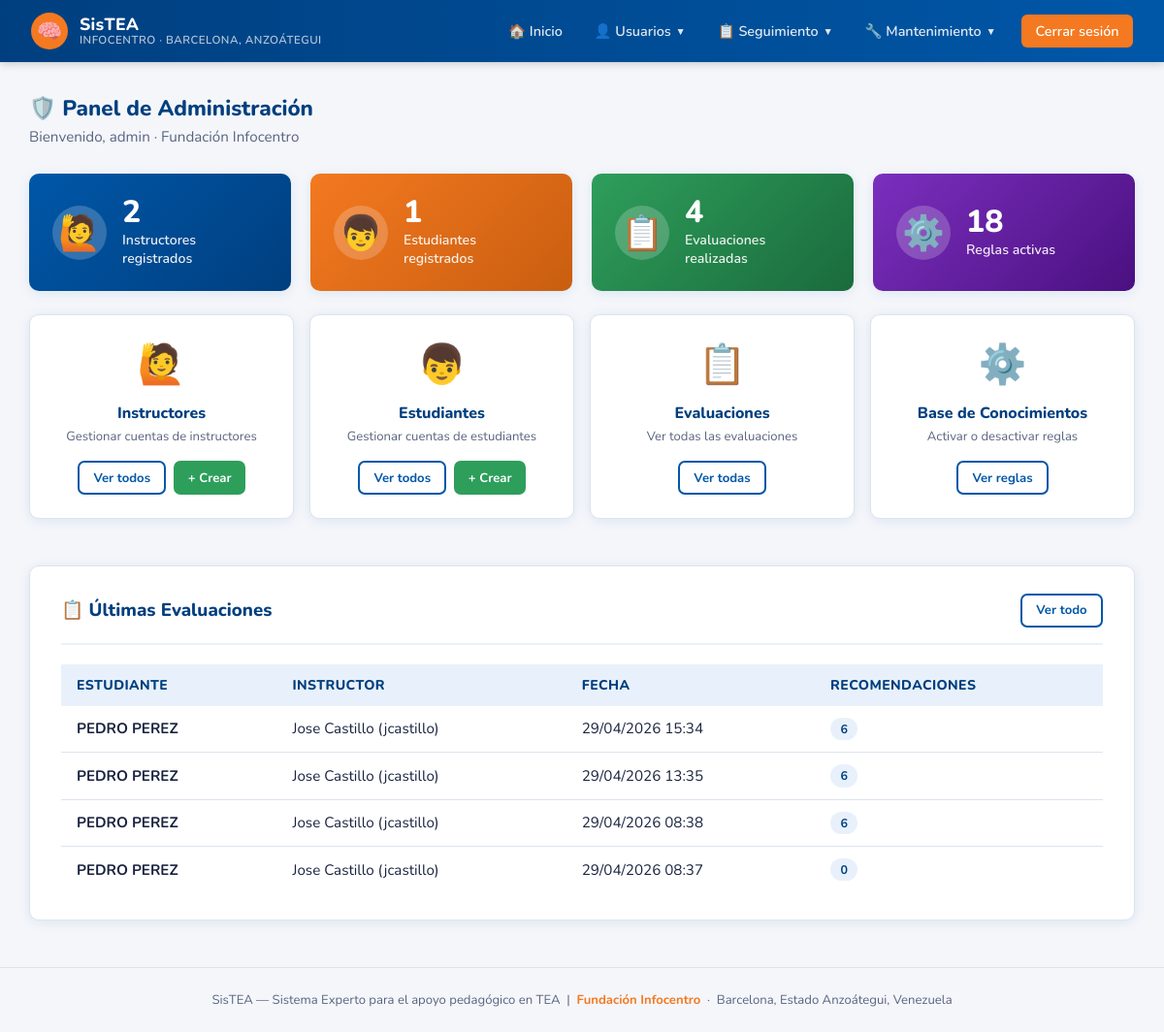
Screenshot of /panel/ (signed in) with the database file from the repository.
### sistex/models.py (models this page shows, shortened)
class Evaluacion(models.Model):
    NIVEL = [
        ('bajo', 'Bajo'),
        ('medio', 'Medio'),
        ('alto', 'Alto'),
    ]
    estudiante = models.ForeignKey(Estudiante, on_delete=models.CASCADE, related_name='evaluaciones')
    instructor = models.ForeignKey(Instructor, on_delete=models.SET_NULL, null=True)
    fecha = models.DateTimeField(auto_now_add=True)
    dificultad_comunicacion = models.CharField(max_length=10, choices=NIVEL, default='bajo')
    conductas_repetitivas = models.CharField(max_length=10, choices=NIVEL, default='bajo')
    interaccion_social = models.CharField(max_length=10, choices=NIVEL, default='bajo')
    sensibilidad_sensorial = models.CharField(max_length=10, choices=NIVEL, default='bajo')
    atencion_concentracion = models.CharField(max_length=10, choices=NIVEL, default='bajo')
    habilidades_motoras = models.CharField(max_length=10, choices=NIVEL, default='bajo')
    notas = models.TextField(blank=True)
    class Meta:
        verbose_name = "Evaluación"
        verbose_name_plural = "Evaluaciones"
        ordering = ['-fecha']

class Estudiante(models.Model):
    usuario = models.OneToOneField(User, on_delete=models.CASCADE, null=True, blank=True, related_name='estudiante_perfil')
    nombre = models.CharField(max_length=100)
    fecha_nacimiento = models.DateField()
    instructor = models.ForeignKey(Instructor, on_delete=models.SET_NULL, null=True, related_name='estudiantes')
    observaciones = models.TextField(blank=True)
    fecha_registro = models.DateTimeField(auto_now_add=True)
    class Meta:
        verbose_name = "Estudiante"
        verbose_name_plural = "Estudiantes"

class Instructor(models.Model):
    usuario = models.OneToOneField(User, on_delete=models.CASCADE)
    telefono = models.CharField(max_length=20, blank=True)
    especialidad = models.CharField(max_length=100, blank=True)
    def __str__(self):
        return f"{self.usuario.get_full_name()} ({self.usuario.username})"
    class Meta:
        verbose_name = "Instructor"
        verbose_name_plural = "Instructores"

### sistex/views.py (the view)
# urls.py: path('panel/', views.admin_dashboard, name='admin_dashboard'),
@admin_required
def admin_dashboard(request):
    cargar_reglas_iniciales()
    total_instructores   = Instructor.objects.count()
    total_estudiantes    = Estudiante.objects.count()
    total_evaluaciones   = Evaluacion.objects.count()
    total_reglas         = Regla.objects.filter(activa=True).count()
    ultimas_evaluaciones = Evaluacion.objects.select_related('estudiante', 'instructor').order_by('-fecha')[:5]
    return render(request, 'sistex/admin/dashboard.html', {
        'total_instructores':   total_instructores,
        'total_estudiantes':    total_estudiantes,
        'total_evaluaciones':   total_evaluaciones,
        'total_reglas':         total_reglas,
        'ultimas_evaluaciones': ultimas_evaluaciones,
    })

### sistex/expert_system.py (called while the page is built, shortened)
def cargar_reglas_iniciales():
    if Regla.objects.exists():
        return

### sistex/views.py (called while the page is built)
def admin_required(view_func):
    @wraps(view_func)
    def wrapper(request, *args, **kwargs):
        if not request.user.is_authenticated:
            return redirect('login')
        if not request.user.is_staff:
            messages.error(request, 'No tienes permisos para acceder a esa sección.')
            return redirect('dashboard')
        return view_func(request, *args, **kwargs)
    return wrapper

### sistex/templates/sistex/admin/dashboard.html (shortened to what this page needs)
{% extends 'sistex/base.html' %}
{% block content %}
<div style="margin-bottom: 1.75rem;">
    <h2 style="font-size: 1.4rem; font-weight: 800; color: var(--azul-oscuro);">
        &#128737;&#65039; Panel de Administración
    </h2>
    <p style="color: var(--texto-suave); margin-top: 0.25rem; font-size: 0.95rem;">
        Bienvenido, {{ user.get_full_name|default:user.username }} &middot; Fundación Infocentro
    </p>
</div>
<div class="stats-grid">
    <div class="stat-card azul">
        <div class="stat-icon">&#128587;</div>
        <div class="stat-info">
            <h3>{{ total_instructores }}</h3>
            <p>Instructores registrados</p>
        </div>
    </div>
    <div class="stat-card naranja">
        <div class="stat-icon">&#128102;</div>
        <div class="stat-info">
            <h3>{{ total_estudiantes }}</h3>
            <p>Estudiantes registrados</p>
        </div>
    </div>
    <div class="stat-card" style="background: linear-gradient(135deg, #2E9E5B 0%, #1A6B3C 100%);">
        <div class="stat-icon">&#128203;</div>
        <div class="stat-info">
            <h3>{{ total_evaluaciones }}</h3>
            <p>Evaluaciones realizadas</p>
        </div>
    </div>
    <div class="stat-card" style="background: linear-gradient(135deg, #7B2FBE 0%, #4A1080 100%);">
        <div class="stat-icon">&#9881;&#65039;</div>
        <div class="stat-info">
            <h3>{{ total_reglas }}</h3>
            <p>Reglas activas</p>
        </div>
    </div>
</div>
<div style="display: grid; grid-template-columns: repeat(auto-fit, minmax(220px, 1fr)); gap: 1rem; margin-bottom: 1.5rem;">
    <div class="card" style="padding: 1.5rem; text-align: center;">
        <div style="font-size: 2.5rem; margin-bottom: 0.75rem;">&#128587;</div>
        <p style="font-weight: 800; color: var(--azul-oscuro); margin-bottom: 0.25rem;">Instructores</p>
        <p style="font-size: 0.82rem; color: var(--texto-suave); margin-bottom: 1rem;">Gestionar cuentas de instructores</p>
        <div style="display: flex; gap: 0.5rem; justify-content: center; flex-wrap: wrap;">
            <a href="{% url 'admin_instructores' %}" class="btn btn-outline" style="font-size: 0.82rem; padding: 0.4rem 0.9rem;">Ver todos</a>
            <a href="{% url 'admin_crear_instructor' %}" class="btn btn-success" style="font-size: 0.82rem; padding: 0.4rem 0.9rem;">+ Crear</a>
        </div>
    </div>
    <div class="card" style="padding: 1.5rem; text-align: center;">
        <div style="font-size: 2.5rem; margin-bottom: 0.75rem;">&#128102;</div>
        <p style="font-weight: 800; color: var(--azul-oscuro); margin-bottom: 0.25rem;">Estudiantes</p>
        <p style="font-size: 0.82rem; color: var(--texto-suave); margin-bottom: 1rem;">Gestionar cuentas de estudiantes</p>
        <div style="display: flex; gap: 0.5rem; justify-content: center; flex-wrap: wrap;">
            <a href="{% url 'admin_estudiantes' %}" class="btn btn-outline" style="font-size: 0.82rem; padding: 0.4rem 0.9rem;">Ver todos</a>
            <a href="{% url 'admin_crear_estudiante' %}" class="btn btn-success" style="font-size: 0.82rem; padding: 0.4rem 0.9rem;">+ Crear</a>
        </div>
    </div>
    <div class="card" style="padding: 1.5rem; text-align: center;">
        <div style="font-size: 2.5rem; margin-bottom: 0.75rem;">&#128203;</div>
        <p style="font-weight: 800; color: var(--azul-oscuro); margin-bottom: 0.25rem;">Evaluaciones</p>
        <p style="font-size: 0.82rem; color: var(--texto-suave); margin-bottom: 1rem;">Ver todas las evaluaciones</p>
        <div style="display: flex; gap: 0.5rem; justify-content: center;">
            <a href="{% url 'admin_evaluaciones' %}" class="btn btn-outline" style="font-size: 0.82rem; padding: 0.4rem 0.9rem;">Ver todas</a>
        </div>
    </div>
    <div class="card" style="padding: 1.5rem; text-align: center;">
        <div style="font-size: 2.5rem; margin-bottom: 0.75rem;">&#9881;&#65039;</div>
        <p style="font-weight: 800; color: var(--azul-oscuro); margin-bottom: 0.25rem;">Base de Conocimientos</p>
        <p style="font-size: 0.82rem; color: var(--texto-suave); margin-bottom: 1rem;">Activar o desactivar reglas</p>
        <div style="display: flex; gap: 0.5rem; justify-content: center;">
            <a href="{% url 'admin_reglas' %}" class="btn btn-outline" style="font-size: 0.82rem; padding: 0.4rem 0.9rem;">Ver reglas</a>
        </div>
    </div>
</div>
<div class="card">
    <div class="card-header">
        <h3>&#128203; Últimas Evaluaciones</h3>
        <a href="{% url 'admin_estudiantes' %}" class="btn btn-outline" style="font-size: 0.82rem; padding: 0.4rem 0.9rem;">Ver todo</a>
    </div>
    {% if ultimas_evaluaciones %}
    <table>
        <thead>
            <tr>
                <th>Estudiante</th>
                <th>Instructor</th>
                <th>Fecha</th>
                <th>Recomendaciones</th>
            </tr>
        </thead>
        <tbody>
            {% for ev in ultimas_evaluaciones %}
            <tr>
                <td><strong>{{ ev.estudiante.nombre }}</strong></td>
                <td>{{ ev.instructor }}</td>
                <td>{{ ev.fecha|date:"d/m/Y H:i" }}</td>
                <td>
                    <span class="badge" style="background: var(--azul-claro); color: var(--azul-oscuro);">
                        {{ ev.recomendaciones.count }}
                    </span>
                </td>
            </tr>
            {% endfor %}
        </tbody>
    </table>
    {% else %}
    <p style="color: var(--texto-suave); text-align: center; padding: 1.5rem;">No hay evaluaciones registradas aún.</p>
    {% endif %}
</div>
{% endblock %}

### sistex/templates/sistex/base.html (shortened to what this page needs)
<!DOCTYPE html>
<html lang="es">
<head>
</head>
<body>
{% if user.is_authenticated %}
<nav class="navbar">
    {% if user.is_staff %}
    <a href="{% url 'admin_dashboard' %}" class="navbar-brand">
    {% else %}
    <a href="{% url 'dashboard' %}" class="navbar-brand">
    {% endif %}
        <div class="logo-icon">&#129504;</div>
        <div class="brand-text">
            <span class="brand-title">SisTEA</span>
            <span class="brand-sub">Infocentro &middot; Barcelona, Anzo&aacute;tegui</span>
        </div>
    </a>
    <div class="navbar-links">
        {% if user.is_staff %}
            <a href="{% url 'admin_dashboard' %}">&#127968; Inicio</a>
            <div class="dropdown">
                <span class="dropdown-toggle">&#128100; Usuarios <span class="arrow">&#9660;</span></span>
            </div>
            <div class="dropdown">
                <span class="dropdown-toggle">&#128203; Seguimiento <span class="arrow">&#9660;</span></span>
            </div>
            <div class="dropdown">
                <span class="dropdown-toggle">&#128295; Mantenimiento <span class="arrow">&#9660;</span></span>
            </div>
        {% elif user.instructor is not None %}
            <a href="{% url 'dashboard' %}">&#127968; Inicio</a>
            <a href="{% url 'lista_estudiantes' %}">&#128102; Estudiantes</a>
        {% else %}
            <a href="{% url 'estudiante_dashboard' %}">&#128102; Mi Perfil</a>
        {% endif %}
        <form method="post" action="{% url 'logout' %}" style="display:inline;">
            <button type="submit" class="btn-logout" style="background: var(--naranja); color: white; border: none; padding: 0.45rem 0.9rem; border-radius: 6px; font-family: inherit; font-weight: 600; font-size: 0.9rem; cursor: pointer; margin-left: 0.5rem;">Cerrar sesi&oacute;n</button>
        </form>
    </div>
</nav>
{% endif %}
<div class="container">
    {% block content %}{% endblock %}
</div>
<footer class="footer">
    SisTEA &mdash; Sistema Experto para el apoyo pedag&oacute;gico en TEA &nbsp;|&nbsp;
    <span>Fundaci&oacute;n Infocentro</span> &nbsp;&middot;&nbsp; Barcelona, Estado Anzo&aacute;tegui, Venezuela
</footer>
</body>
</html>

### rows the page displays
Evaluacion: estudiante.nombre "PEDRO PEREZ", instructor "Jose Castillo (jcastillo)", fecha "29/04/2026 15:34", recomendaciones.count "6"
Evaluacion: estudiante.nombre "PEDRO PEREZ", instructor "Jose Castillo (jcastillo)", fecha "29/04/2026 13:35", recomendaciones.count "6"
Evaluacion: estudiante.nombre "PEDRO PEREZ", instructor "Jose Castillo (jcastillo)", fecha "29/04/2026 08:38", recomendaciones.count "6"
Evaluacion: estudiante.nombre "PEDRO PEREZ", instructor "Jose Castillo (jcastillo)", fecha "29/04/2026 08:37", recomendaciones.count "0"

### other values shown
{{ user.get_full_name|default:user.username }} "admin"
{{ total_instructores }} "2"
{{ total_estudiantes }} "1"
{{ total_evaluaciones }} "4"
{{ total_reglas }} "18"
